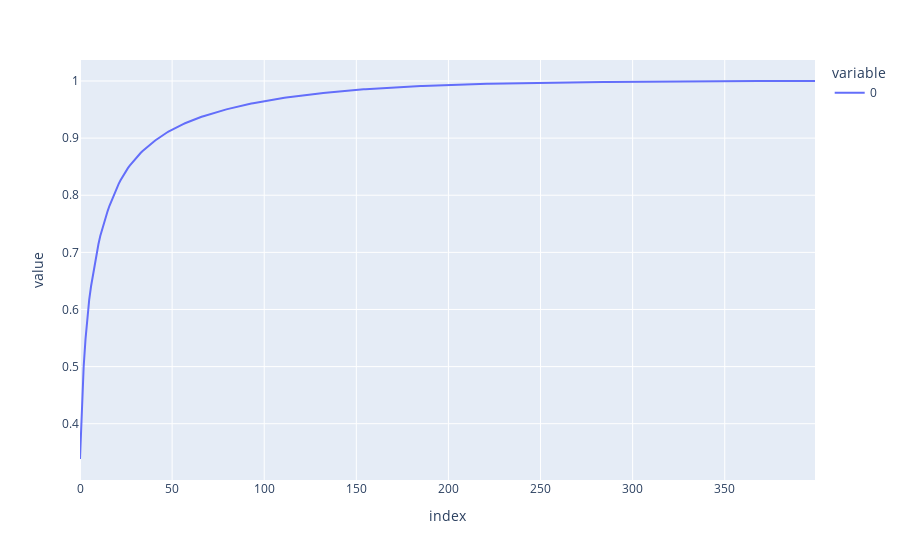

The cell this chart's notebook holds for it:
### Code cell
fig = px.line(np.cumsum(sv)/sum(sv))
fig.show()

### Figure 1 — Plotly figure (JSON) as saved in the notebook; plotly's stock layout.template omitted (floating-point values rounded to 4 significant figures; data arrays with more than 128 entries replaced by an {"elided": "..."} marker saying what was removed)
{"data": [{"hovertemplate": "variable=0<br>index=%{x}<br>value=%{y}<extra></extra>", "legendgroup": "0", "line": {"color": "#636efa", "dash": "solid"}, "marker": {"symbol": "circle"}, "mode": "lines", "name": "0", "orientation": "v", "showlegend": true, "type": "scatter", "x": {"elided": "400 int values"}, "xaxis": "x", "y": {"elided": "400 float values"}, "yaxis": "y"}], "layout": {"legend": {"title": {"text": "variable"}, "tracegroupgap": 0}, "margin": {"t": 60}, "xaxis": {"anchor": "y", "domain": [0, 1], "title": {"text": "index"}}, "yaxis": {"anchor": "x", "domain": [0, 1], "title": {"text": "value"}}}}
